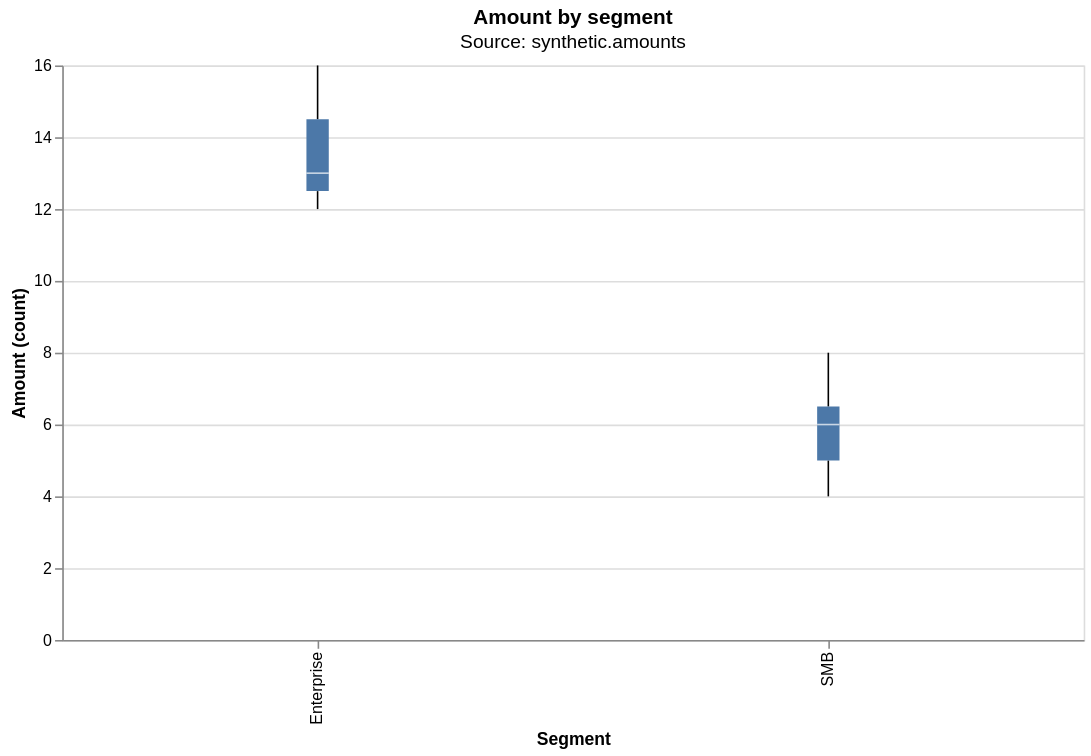

Write the Vega-Lite specification saved for this chart.
### Vega-Lite specification from a JSON file in a GitHub repository (floating-point values rounded to 4 significant figures)
{"config": {"view": {"continuousWidth": 300, "continuousHeight": 300}}, "data": {"name": "data-3a1cad260c715f65215a6ae77c2d0135"}, "mark": {"type": "boxplot"}, "encoding": {"tooltip": [{"field": "segment", "type": "nominal"}, {"field": "amount", "type": "quantitative"}], "x": {"field": "segment", "title": "Segment", "type": "nominal"}, "y": {"field": "amount", "title": "Amount (count)", "type": "quantitative"}}, "height": 360, "title": {"text": "Amount by segment", "subtitle": ["Source: synthetic.amounts"]}, "width": 640, "$schema": "https://vega.github.io/schema/vega-lite/v6.4.1.json", "datasets": {"data-3a1cad260c715f65215a6ae77c2d0135": [{"segment": "SMB", "amount": 4}, {"segment": "SMB", "amount": 5}, {"segment": "SMB", "amount": 6}, {"segment": "SMB", "amount": 7}, {"segment": "SMB", "amount": 5}, {"segment": "SMB", "amount": 4}, {"segment": "SMB", "amount": 6}, {"segment": "SMB", "amount": 7}, {"segment": "SMB", "amount": 8}, {"segment": "SMB", "amount": 6}, {"segment": "SMB", "amount": 5}, {"segment": "SMB", "amount": 7}, {"segment": "SMB", "amount": 6}, {"segment": "SMB", "amount": 4}, {"segment": "SMB", "amount": 5}, {"segment": "Enterprise", "amount": 12}, {"segment": "Enterprise", "amount": 13}, {"segment": "Enterprise", "amount": 15}, {"segment": "Enterprise", "amount": 14}, {"segment": "Enterprise", "amount": 13}, {"segment": "Enterprise", "amount": 12}, {"segment": "Enterprise", "amount": 16}, {"segment": "Enterprise", "amount": 14}, {"segment": "Enterprise", "amount": 15}, {"segment": "Enterprise", "amount": 13}, {"segment": "Enterprise", "amount": 12}, {"segment": "Enterprise", "amount": 14}, {"segment": "Enterprise", "amount": 15}, {"segment": "Enterprise", "amount": 13}, {"segment": "Enterprise", "amount": 12}]}}
